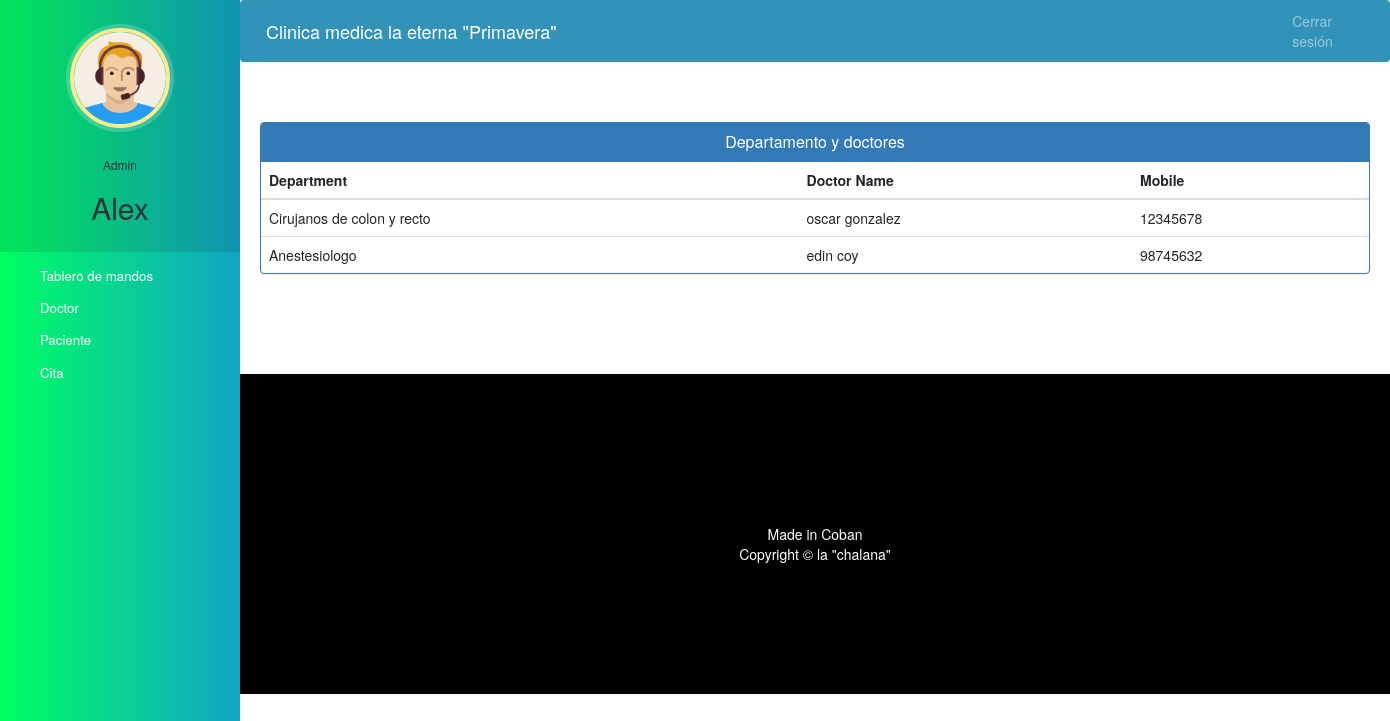
Screenshot of /admin-view-doctor-specialisation (signed in) with the database file from the repository.
### hospital/models.py (models this page shows, shortened)
class Doctor(models.Model):
    user=models.OneToOneField(User,on_delete=models.CASCADE)
    profile_pic= models.ImageField(upload_to='profile_pic/DoctorProfilePic/',null=True,blank=True)
    address = models.CharField(max_length=40)
    mobile = models.CharField(max_length=20,null=True)
    department= models.CharField(max_length=50,choices=departments,default='Cardiologo')
    status=models.BooleanField(default=False)
    @property
    def get_name(self):
        return self.user.first_name+" "+self.user.last_name

### hospital/views.py (the view)
# urls.py: path('admin-view-doctor-specialisation',views.admin_view_doctor_specialisation_view,name='admin-view-doctor-specialisation'),
@login_required(login_url='adminlogin')
@user_passes_test(is_admin)
def admin_view_doctor_specialisation_view(request):
    doctors=models.Doctor.objects.all().filter(status=True)
    return render(request,'hospital/admin_view_doctor_specialisation.html',{'doctors':doctors})

### hospital/views.py (called while the page is built)
def is_admin(user):
    return user.groups.filter(name='ADMIN').exists()

### templates/hospital/admin_view_doctor_Specialisation.html (shortened to what this page needs)
{% extends 'hospital/admin_base.html' %}
{% block content %}
<head>
  <link href="//netdna.bootstrapcdn.com/bootstrap/3.0.0/css/bootstrap.min.css" rel="stylesheet" id="bootstrap-css">
</head>
<div class="container">
  <div class="panel panel-primary">
    <div class="panel-heading">
      <h6 class="panel-title">Departamento y doctores</h6>
    </div>
    <table class="table table-hover" id="dev-table">
      <thead>
        <tr>
          <th>Department</th>
          <th>Doctor Name</th>
          <th>Mobile</th>
        </tr>
      </thead>
      {% for d in doctors %}
      <tr>
        <td>{{d.department}}</td>
        <td> {{d.get_name}}</td>
        <td>{{d.mobile}}</td>
      </tr>
      {% endfor %}
    </table>
  </div>
</div>
{% endblock content %}

### templates/hospital/admin_base.html (shortened to what this page needs)
<!DOCTYPE html>
{% load static %}
<html lang="en">
<head>
  <link rel="stylesheet" href="https://stackpath.bootstrapcdn.com/bootstrap/4.3.1/css/bootstrap.min.css">
  <link rel="stylesheet" href="https://maxcdn.bootstrapcdn.com/font-awesome/4.7.0/css/font-awesome.min.css">
  <link rel="stylesheet" href="{% static '/style.css' %}">
</head>
<body>
  <nav class="menu" tabindex="0">
    <header class="avatar">
      <img src="{% static "images/adminpropic.png" %}" />
      <br><br>
      <h6>Admin</h6>
      <h2>{{request.user.first_name}}</h2>
    </header>
    <ul>
      <li tabindex="0" class="icon-dashboard"> <a style="color:white; text-decoration:none;" href="/admin-dashboard"><span>Tablero de mandos</span></a> </li>
      <li tabindex="0" class="icon-customers"> <a style="color:white; text-decoration:none;" href="/admin-doctor"><span>Doctor</span></a></li>
      <li tabindex="0" class="icon-users"> <a style="color:white; text-decoration:none;" href="/admin-patient"><span>Paciente</span></a></li>
      <li tabindex="0" class="icon-calendar"> <a style="color:white; text-decoration:none;" href="/admin-appointment"><span>Cita</span></a></li>
    </ul>
  </nav>
  <main>
    <div class="bs-example">
      <nav class="navbar navbar-expand-md  navbar-dark fixed-top" style="background:#3392b7;">
        <a href="/admin-dashboard" class="navbar-brand">Clinica medica la eterna "Primavera"</a>
        <div class="collapse navbar-collapse justify-content-between" id="navbarCollapse">
          <div class="navbar-nav" style=" margin-left: 90%;">
            <a href="/logout" class="nav-item nav-link">Cerrar sesión</a>
          </div>
        </div>
      </nav>
    </div>
    <br><br>
    {% block content %}
    {% endblock content %}
    <br><br><br><br>
    <footer>
      <p>
        <br>
      </p>
      <br>
      <div class="container">
        <div class="row">
          <div class="col-md-12 col-sm-12">
            <div style="color:#ffffff;" class="wow fadeInUp footer-copyright">
              <p>Made in Coban <br>
                Copyright &copy; la "chalana" </p>
                <br>
            </div>
          </div>
        </div>
      </div>
    </footer>
  </main>
</body>
</html>

### static/style.css (style rules this page uses)
body { padding-left: 240px; }
main { position: relative; height: 100vh; }
.menu { background: #5bc995; height: 100vh; width: 240px; position: fixed; top: 0px; left: 0; z-index: 5; outline: none; }
.menu .avatar { background: rgba(0, 0, 0, 0.1); padding: 2em 0.5em; text-align: center; }
.menu .avatar img { width: 100px; border-radius: 50%; overflow: hidden; border: 4px solid #ffea92; box-shadow: 0 0 0 4px rgba(255, 255, 255, 0.2); }
.menu .avatar h2 { font-weight: normal; margin-bottom: 0; }
.menu ul { list-style: none; padding: 0.5em 0; margin: 0; }
.menu ul li { padding: 0.5em 1em 0.5em 3em; font-size: 0.95em; font-weight: regular; background-repeat: no-repeat; background-position: left 15px center; background-size: auto 20px; transition: all 0.15s linear; cursor: pointer; }
.menu ul li.icon-dashboard { background-image: url("http://www.entypo.com/images//gauge.svg"); }
.menu ul li.icon-customers { background-image: url("http://www.entypo.com/images//briefcase.svg"); }
.menu ul li.icon-calendar { background-image: url("http://www.entypo.com/images//calendar.svg"); }

### templates/hospital/admin_base.html (style rules this page uses)
a:link { text-decoration: none; }
a { color: white; }
footer { padding: 0px 0px 0px 0px; background-color: black; margin: 0px; }
p { text-align: center; }
body { padding-left: 240px; }
main { position: relative; height: 100vh; }
.menu { background: -webkit-linear-gradient(left, #00ff62, #11a4c5); height: 100vh; width: 240px; position: fixed; top: 0px; left: 0; z-index: 5; outline: none; }
.menu .avatar { background: rgba(0, 0, 0, 0.1); padding: 2em 0.5em; text-align: center; }
.menu .avatar img { width: 100px; border-radius: 50%; overflow: hidden; border: 4px solid #ffea92; box-shadow: 0 0 0 4px rgba(255, 255, 255, 0.2); }
.menu .avatar h2 { font-weight: normal; margin-bottom: 0; }
.menu ul { list-style: none; padding: 0.5em 0; margin: 0; }
.menu ul li { padding: 0.5em 1em 0.5em 3em; font-size: 0.95em; font-weight: regular; background-repeat: no-repeat; background-position: left 15px center; background-size: auto 20px; transition: all 0.15s linear; cursor: pointer; }
.menu ul li.icon-dashboard { background-image: url("http://www.entypo.com/images//gauge.svg"); }
.menu ul li.icon-customers { background-image: url("http://www.entypo.com/images//briefcase.svg"); }
.menu ul li.icon-users { background-image: url("http://www.entypo.com/images//users.svg"); }
.menu ul li.icon-calendar { background-image: url("http://www.entypo.com/images//calendar.svg"); }

### templates/hospital/admin_view_doctor_Specialisation.html (style rules this page uses)
a:link { text-decoration: none; }
h6 { text-align: center; }
.row { margin: 100px; }

### rows the page displays
Doctor: department "Cirujanos de colon y recto", get_name "oscar gonzalez", mobile "12345678"
Doctor: department "Anestesiologo", get_name "edin coy", mobile "98745632"

### other values shown
{{ request.user.first_name }} "Alex"
